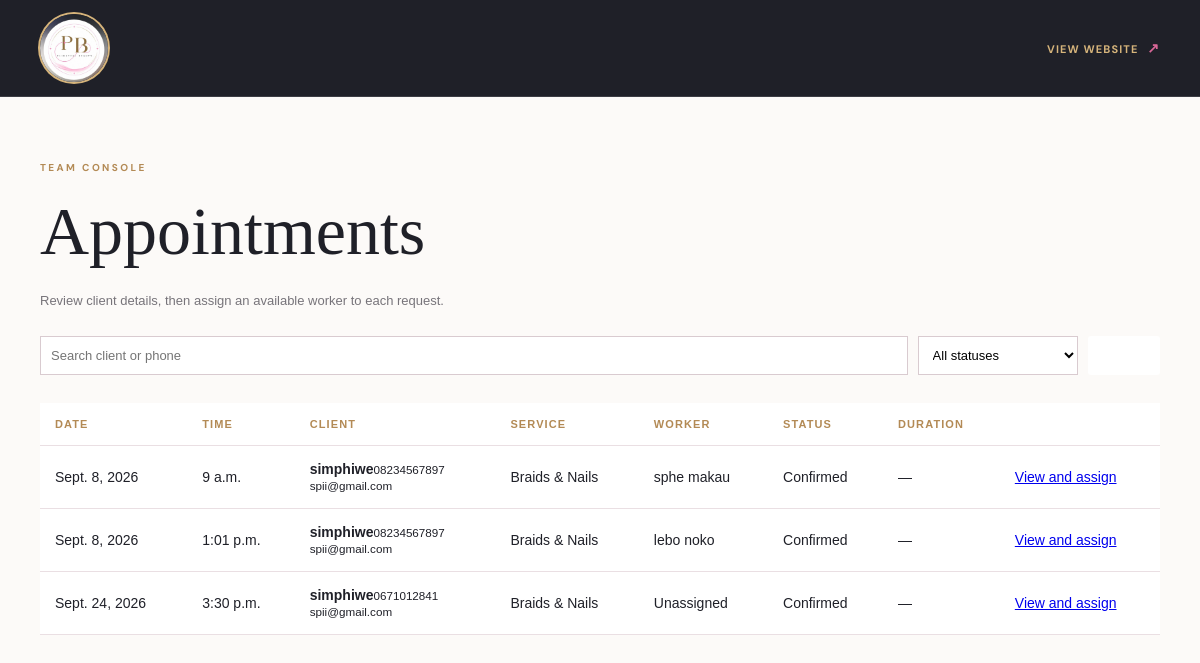
The page /owner/appointments/ on the database its author committed.
### core/models.py (models this page shows, shortened)
class Appointment(models.Model):
    PENDING = 'pending'
    CONFIRMED = 'confirmed'
    CHECKED_IN = 'checked_in'
    IN_PROGRESS = 'in_progress'
    COMPLETED = 'completed'
    CANCELLED = 'cancelled'
    STATUS_CHOICES = [(PENDING, 'Pending'), (CONFIRMED, 'Confirmed'), (CHECKED_IN, 'Checked In'),
                      (IN_PROGRESS, 'In Progress'), (COMPLETED, 'Completed'), (CANCELLED, 'Cancelled')]
    client = models.ForeignKey(Client, on_delete=models.CASCADE, related_name='appointments')
    service = models.ForeignKey(Service, on_delete=models.PROTECT, related_name='appointments')
    worker = models.ForeignKey(Worker, on_delete=models.SET_NULL, null=True, blank=True, related_name='appointments')
    appointment_date = models.DateField()
    appointment_time = models.TimeField()
    notes = models.TextField(blank=True)
    inspiration_image_1 = models.ImageField(upload_to='inspiration/', blank=True, null=True)
    inspiration_image_2 = models.ImageField(upload_to='inspiration/', blank=True, null=True)
    status = models.CharField(max_length=20, choices=STATUS_CHOICES, default=PENDING)
    created_at = models.DateTimeField(auto_now_add=True)
    paid_at = models.DateTimeField(null=True, blank=True)
    completed_at = models.DateTimeField(null=True, blank=True)
    class Meta:
        ordering = ['appointment_date', 'appointment_time']
        constraints = [models.UniqueConstraint(fields=['appointment_date', 'appointment_time', 'worker'], name='unique_worker_slot')]
    @property
    def attendance_duration_minutes(self):
        if not self.completed_at:
            return None
        scheduled_start = timezone.make_aware(
            datetime.combine(self.appointment_date, self.appointment_time),
            timezone.get_current_timezone(),
        )
        return max(0, int((self.completed_at - scheduled_start).total_seconds() // 60))

class Client(models.Model):
    user = models.OneToOneField(settings.AUTH_USER_MODEL, on_delete=models.SET_NULL, null=True, blank=True, related_name='client_profile')
    full_name = models.CharField(max_length=150)
    phone = models.CharField(max_length=30)
    email = models.EmailField(blank=True)
    registered_at = models.DateTimeField(auto_now_add=True)
    notes = models.TextField(blank=True)

class Service(models.Model):
    name = models.CharField(max_length=120)
    description = models.TextField(blank=True)
    duration_minutes = models.PositiveIntegerField(default=60)
    price = models.DecimalField(max_digits=10, decimal_places=2)
    is_active = models.BooleanField(default=True)

class Worker(models.Model):
    user = models.OneToOneField(settings.AUTH_USER_MODEL, on_delete=models.CASCADE, related_name='worker_profile')
    position = models.CharField(max_length=100, default='Beauty Specialist')
    phone = models.CharField(max_length=30, blank=True)
    joined_date = models.DateField(auto_now_add=True)
    is_active = models.BooleanField(default=True)
    def __str__(self):
        return self.user.get_full_name() or self.user.username

### core/views.py (the view)
    def wrapped(request, *args, **kwargs):
        profile = getattr(request.user, 'profile', None)
        if not request.user.is_authenticated or request.user.is_staff or (profile and profile.role in (Profile.OWNER, Profile.WORKER)):
            return view_func(request, *args, **kwargs)
        raise PermissionDenied

### core/views.py (called while the page is built)
def owner_or_worker_required(view_func):
    def wrapped(request, *args, **kwargs):
        profile = getattr(request.user, 'profile', None)
        if not request.user.is_authenticated or request.user.is_staff or (profile and profile.role in (Profile.OWNER, Profile.WORKER)):
            return view_func(request, *args, **kwargs)
        raise PermissionDenied
    return wrapped

### templates/core/owner_appointments.html
{% extends 'core/base.html' %}{% block content %}<section class="dashboard-section"><div class="container"><p class="eyebrow">TEAM CONSOLE</p><h1>Appointments</h1><p class="dashboard-period">Review client details, then assign an available worker to each request.</p><form class="filter-bar" method="get"><input type="search" name="q" value="{{ query }}" placeholder="Search client or phone"><select name="status"><option value="">All statuses</option>{% for value,label in statuses %}<option value="{{ value }}"{% if status == value %} selected{% endif %}>{{ label }}</option>{% endfor %}</select><button class="btn-primary" type="submit">Filter</button></form><div class="table-wrap"><table><tr><th>Date</th><th>Time</th><th>Client</th><th>Service</th><th>Worker</th><th>Status</th><th>Duration</th><th></th></tr>{% for appointment in appointments %}<tr><td>{{ appointment.appointment_date }}</td><td>{{ appointment.appointment_time }}</td><td><strong>{{ appointment.client.full_name }}</strong><small>{{ appointment.client.phone }}{% if appointment.client.email %}<br>{{ appointment.client.email }}{% endif %}</small></td><td>{{ appointment.service.name }}</td><td>{{ appointment.worker|default:'Unassigned' }}</td><td>{{ appointment.get_status_display }}</td><td>{% if appointment.attendance_duration_minutes is not None %}{{ appointment.attendance_duration_minutes }} min{% else %}&mdash;{% endif %}</td><td><a href="{% url 'appointment_manage' appointment.pk %}">View and assign</a></td></tr>{% endfor %}</table></div></div></section>{% endblock %}

### static/css/style.css (style rules this page uses)
:root { --ink:#252735; --gold:#a8874e; --pink:#e874ad; --muted:#6a6870; --paper:#fffdfd; --blush:#f8e5ed; }
* { box-sizing:border-box }
html { scroll-behavior:smooth }
body { font-family:Georgia, 'Times New Roman', serif;margin:0;color:var(--ink);background:var(--paper);-webkit-font-smoothing:antialiased }
.container { width:min(1120px, calc(100% - 40px));margin:0 auto }
.eyebrow { margin:0 0 18px;color:var(--gold);font:600 13px Helvetica, Arial, sans-serif;letter-spacing:.3em }
.btn-primary { display:inline-block;padding:14px 24px;background:var(--pink);color:#fff;border-radius:3px;text-decoration:none;font:600 13px Helvetica, Arial, sans-serif;letter-spacing:.08em;text-transform:uppercase;transition:transform .25s ease,background .25s ease,box-shadow .25s ease }
.page-section,.dashboard-section { padding:64px 0;min-height:0 }
.page-section h1,.dashboard-section h1 { margin:0 0 22px;font-size:clamp(40px, 6vw, 68px);font-weight:400 }
.table-wrap { overflow-x:auto;margin-bottom:28px }
table { width:100%;border-collapse:collapse;background:#fff;font:14px Helvetica, Arial, sans-serif }
th,td { padding:15px;text-align:left;border-bottom:1px solid #eadfe3 }
th { color:var(--gold);font-size:11px;letter-spacing:.1em;text-transform:uppercase }
.dashboard-period { margin:0;color:var(--muted);font:13px Helvetica, Arial, sans-serif }
.period-nav input,.period-nav button,.filter-bar input,.filter-bar select,.filter-bar button { padding:10px;border:1px solid #d9cbd0;background:#fff;font:13px Helvetica, Arial, sans-serif }
.filter-bar { display:flex;gap:10px;margin:28px 0 }
.filter-bar input { flex:1 }
.filter-bar button { border:0;cursor:pointer }
.filter-bar select { min-width:160px }
button,input,select,textarea { max-width:100% }
.table-wrap { width:100%;overflow-x:auto;-webkit-overflow-scrolling:touch }
.table-wrap table { min-width:640px }
.btn-primary { max-width:100%;text-align:center;white-space:normal }
:root { --ink:#1f2028; --ink-soft:#343541; --gold:#b38a55; --gold-light:#d6b47b; --pink:#d96798; --muted:#77747a; --paper:#fcfaf8; --blush:#f3e5e9; --line:#e6dcda; --display:'Playfair Display', Georgia, serif; --sans:'DM Sans', Helvetica, Arial, sans-serif; }
body { font-family:var(--sans);background:var(--paper);color:var(--ink);font-size:16px }
h1,h2,h3,h4,p { overflow-wrap:break-word }
h1,h2,h3,h4 { font-family:var(--display) }
.eyebrow { font-family:var(--sans);font-size:10px;font-weight:700;letter-spacing:.24em }
.btn-primary { padding:15px 21px;background:var(--pink);font-family:var(--sans);font-size:11px;font-weight:700;letter-spacing:.11em;transition:background .2s ease,transform .2s ease }

### rows shown on the page
Appointment: appointment_date "Sept. 8, 2026", appointment_time "9 a.m.", client.full_name "simphiwe", client.phone "08234567897", client.email "spii@gmail.com", service.name "Braids & Nails", worker "sphe makau", status "Confirmed"
Appointment: appointment_date "Sept. 8, 2026", appointment_time "1:01 p.m.", client.full_name "simphiwe", client.phone "08234567897", client.email "spii@gmail.com", service.name "Braids & Nails", worker "lebo noko", status "Confirmed"
Appointment: appointment_date "Sept. 24, 2026", appointment_time "3:30 p.m.", client.full_name "simphiwe", client.phone "0671012841", client.email "spii@gmail.com", service.name "Braids & Nails", worker "Unassigned", status "Confirmed"
